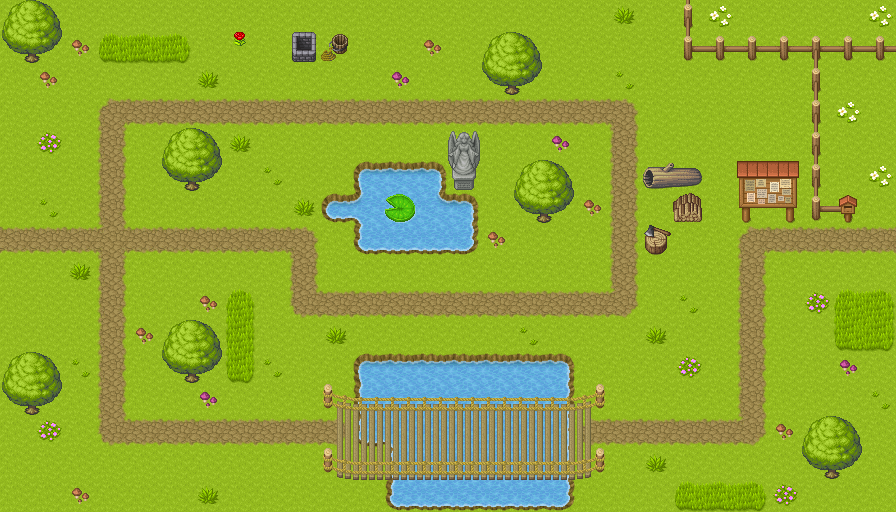

This game map was drawn from its Tiled (.tmx) file and the tilesets committed beside it. A one-line description and the trimmed map source follow:
An orthogonal 28x16 tile map with 32x32 px tiles, 4 tile layers (background, Tile Layer 1, Tile Layer 2, Tile Layer 4), 5 tilesets and 37 objects (3x 1, 2x 4, 2x 2, spawn, 3, ...).

<map version="1.5" tiledversion="1.7.2" orientation="orthogonal" renderorder="right-down" width="28" height="16" tilewidth="32" tileheight="32" infinite="0" nextlayerid="10" nextobjectid="44">
 <tileset firstgid="1" source="../tsx/[Base]BaseChip_pipo.tsx" />
 <tileset firstgid="1065" source="../tsx/[A]Water2_pipo.tsx" />
 <tileset firstgid="1113" source="../tsx/[A]Dirt2_pipo.tsx" />
 <tileset firstgid="1161" source="../tsx/[A]Grass1_pipo.tsx" />
 <tileset firstgid="1209" source="../tsx/[A]LongGrass_pipo.tsx" />
 <layer id="5" name="background" width="28" height="16">
  <data>[448 cells, 448 non-empty, 1 distinct tile ids]</data>
 </layer>
 <layer id="4" name="Tile Layer 1" width="28" height="16">
  <data>[448 cells, 121 non-empty, 22 distinct tile ids]</data>
 </layer>
 <layer id="3" name="Tile Layer 2" width="28" height="16">
  <data>[448 cells, 78 non-empty, 33 distinct tile ids]</data>
 </layer>
 <layer id="7" name="Tile Layer 4" width="28" height="16">
  <data>[448 cells, 62 non-empty, 24 distinct tile ids]</data>
 </layer>
 <objectgroup id="8" name="objetcs" visible="0">
  <object id="1" name="spawn" x="0" y="176">
   <point />
  </object>
  <object id="4" type="4" x="320.688" y="224.96" width="30.6329" height="29.6756" />
  <object id="5" type="1" x="290.055" y="321.645" width="28.7183" height="27.7611" />
  <object id="6" type="2" x="641.376" y="291.012" width="29.6756" height="25.8465" />
  <object id="7" type="3" x="608.829" y="31.5902" width="28.7183" height="29.6756" />
  <object id="8" type="4" x="64.1376" y="101.471" width="31.5902" height="22.9747" />
  <object id="9" type="1" x="98.5996" y="448.006" width="29.6756" height="28.7183" />
  <object id="10" type="2" x="769.651" y="418.33" width="31.5902" height="28.7183" />
  <object id="12" type="1" x="737.104" y="158.908" width="30.6329" height="33.5047" />
  <object id="14" name="end" x="926.645" y="224.003" width="30.6329" height="30.6329" />
 </objectgroup>
 <objectgroup id="9" name="no tower" visible="0">
  <object id="15" x="0.957278" y="224.96" width="320.688" height="29.6756" />
  <object id="17" x="288.141" y="257.508" width="29.6756" height="62.2231" />
  <object id="18" x="318.773" y="289.098" width="321.645" height="30.6329" />
  <object id="19" x="607.871" y="97.6423" width="32.5474" height="190.498" />
  <object id="20" x="96.6851" y="96.6851" width="509.272" height="30.6329" />
  <object id="21" x="96.6851" y="129.232" width="29.6756" height="94.7705" />
  <object id="22" x="97.6423" y="256.55" width="29.6756" height="191.456" />
  <object id="23" x="128.275" y="417.373" width="641.376" height="30.6329" />
  <object id="24" x="736.147" y="224.96" width="33.5047" height="189.541" />
  <object id="25" x="773.48" y="224.96" width="120.617" height="27.7611" />
  <object id="26" x="671.052" y="1.91456" width="222.088" height="62.2231" />
  <object id="28" x="800.284" y="65.0949" width="62.2231" height="158.908" />
  <object id="29" x="736.147" y="160.823" width="64.1376" height="64.1376" />
  <object id="30" x="480.553" y="33.5047" width="63.1803" height="61.2658" />
  <object id="31" x="0.957278" y="2.87183" width="60.3085" height="62.2231" />
  <object id="32" x="159.865" y="129.232" width="64.1376" height="61.2658" />
  <object id="33" x="158.908" y="321.645" width="63.1803" height="63.1803" />
  <object id="34" x="448.006" y="128.275" width="32.5474" height="66.0522" />
  <object id="35" x="513.101" y="159.865" width="61.2658" height="61.2658" />
  <object id="36" x="351.321" y="158.908" width="93.8132" height="33.5047" />
  <object id="37" x="320.688" y="191.456" width="158.908" height="28.7183" />
  <object id="38" x="351.321" y="223.046" width="126.361" height="30.6329" />
  <object id="39" x="0.957278" y="352.278" width="60.3085" height="63.1803" />
  <object id="40" x="799.327" y="417.373" width="63.1803" height="59.3512" />
  <object id="41" x="289.098" y="33.5047" width="60.3085" height="27.7611" />
  <object id="42" x="642.333" y="223.046" width="28.7183" height="30.6329" />
  <object id="43" x="641.376" y="161.78" width="61.2658" height="26.8038" />
 </objectgroup>
</map>
